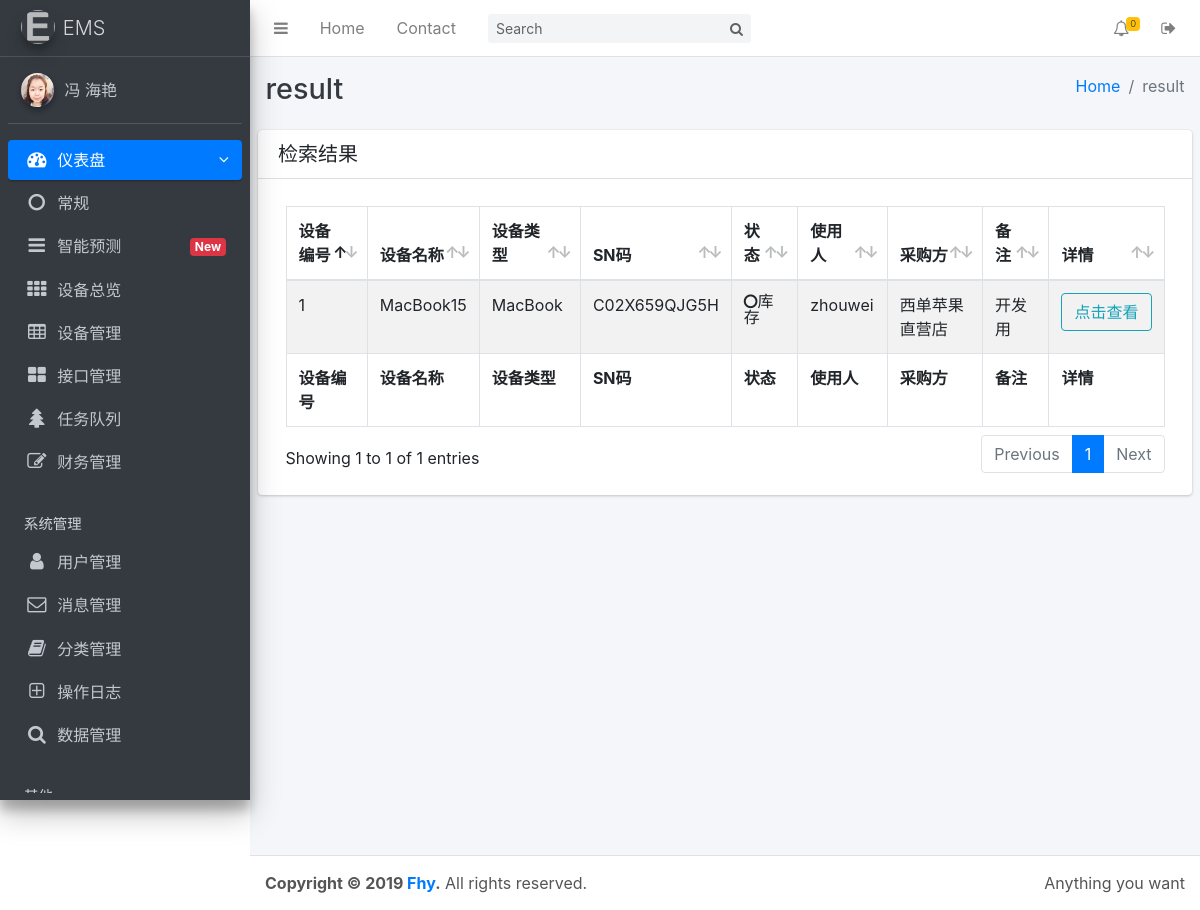
The page /result/?condition=unused (signed in) on the database as committed earlier.
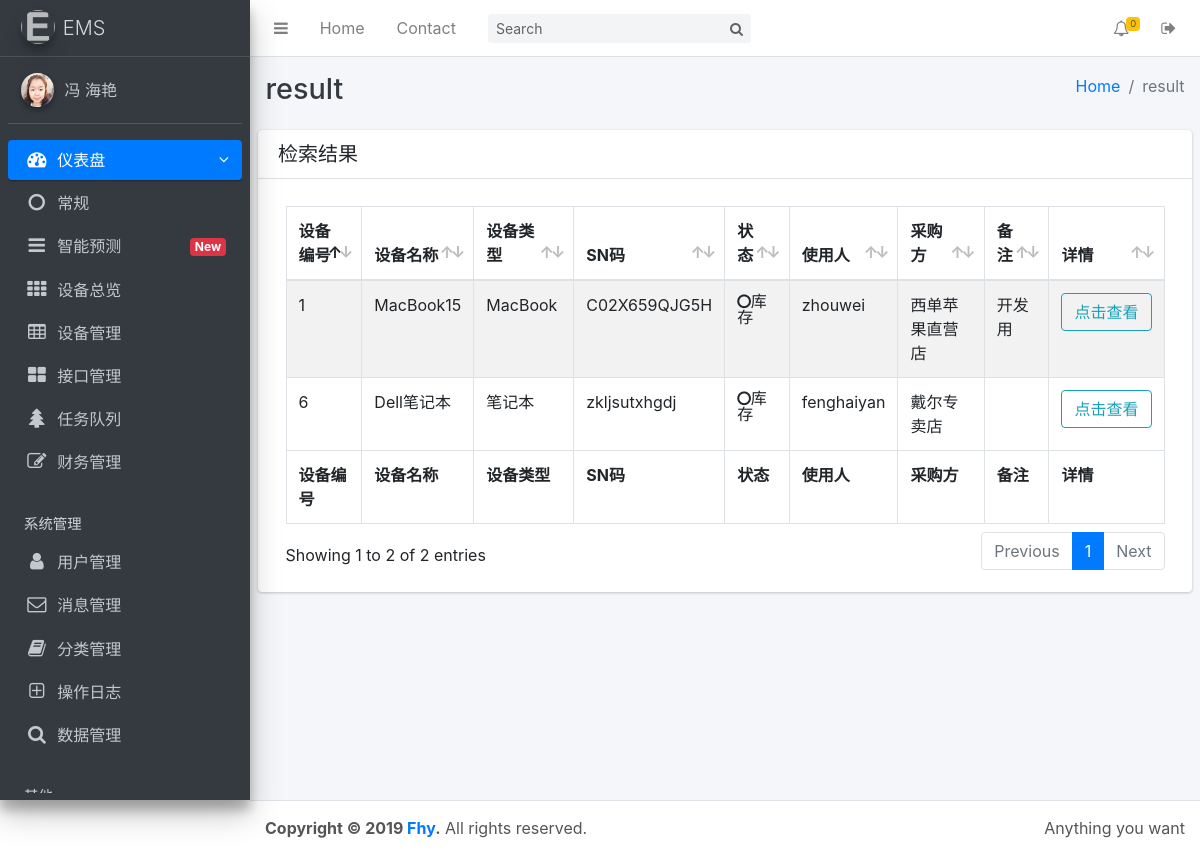
The same page on the database as committed later.
### ems/models.py (models this page shows, shortened)
class Equipment(models.Model):
    gender = (
        ('unused', "库存"),
        ('useing', "使用中"),
        ('fixing', "维修中"),
        ('scrap', "报废"),
        ('problem', "问题"),
        ('sell', "卖出"),
    )
    name = models.CharField(max_length=128, unique=True, verbose_name='设备名称')
    category = models.ForeignKey(
        'Category', on_delete=models.CASCADE, verbose_name='设备类别')
    sn = models.CharField(max_length=128, unique=True, verbose_name='SN码/序列号')
    brand = models.ForeignKey(
        'Brand', on_delete=models.CASCADE, default="", verbose_name='品牌')
    img = models.CharField(max_length=256, default="",
                           blank=True, verbose_name='图片地址')
    state = models.CharField(
        max_length=32, choices=gender, default="库存", verbose_name='状态')
    user = models.ForeignKey(
        'User', on_delete=models.CASCADE, blank=True, default="", null=True,
        verbose_name='使用人')
    remark = models.TextField(
        max_length=256, default="", blank=True, verbose_name='备注')
    procurement = models.ForeignKey(
        'Merchant', on_delete=models.CASCADE, default="", null=True, verbose_name='采购方')
    price_in = models.CharField(max_length=128, verbose_name='买入价格')
    price_out = models.CharField(
        max_length=128, blank=True, verbose_name='卖出价格')
    maintain = models.ForeignKey('Merchant', on_delete=models.CASCADE, default="null",
                                 blank=True, related_name="fixer", null=True, verbose_name='维修方')
    history = HistoricalRecords()
    c_time=models.DateTimeField(auto_now_add=True)
    class Meta:
        ordering=["-c_time"]
        verbose_name="设备"
        verbose_name_plural="设备"

class Category(models.Model):
    name = models.CharField(max_length=128, unique=True, verbose_name='类别')
    c_time = models.DateTimeField(auto_now_add=True)
    def __str__(self):
        return self.name
    class Meta:
        ordering = ["-c_time"]
        verbose_name = "分类"
        verbose_name_plural = "分类"

class User(models.Model):
    gender = (
        ('male', "男"),
        ('female', "女"),
    )
    departments = (
        ('it', "信息部"),
        ('hr', "人力部"),
        ('administrative', "行政部"),
        ('financial', "财务部"),
        ('manager', "总经办"),
        ('sales', "销售部"),
        ('market', "市场部"),
    )
    name = models.CharField(max_length=128, unique=True, verbose_name='用户名')
    full_name = models.CharField(max_length=128, default="", verbose_name='姓名')
    password = models.CharField(max_length=256, verbose_name='密码')
    email = models.EmailField(unique=True, verbose_name='邮件')
    phone = models.CharField(max_length=128, default="", verbose_name='电话')
    sex = models.CharField(max_length=32, choices=gender,
                           default="男", verbose_name='性别')
    department = models.CharField(
        max_length=32, choices=departments, default="", verbose_name='所属部门')
    c_time = models.DateTimeField(auto_now_add=True)
    def __str__(self):
        return self.name
    class Meta:
        ordering = ["-c_time"]
        verbose_name = "员工"
        verbose_name_plural = "员工"

class Merchant(models.Model):
    gender=(
        ('sell', "销售"),
        ('fixing', "维修"),
        ('recycle', "回收"),
    )
    name=models.CharField(max_length=128, unique=True, verbose_name='商户名称')
    phone=models.CharField(max_length=128, verbose_name='商户电话')
    contact=models.CharField(max_length=128, default="", verbose_name='联系人')
    email=models.CharField(max_length=256, default="",
                             blank=True, verbose_name='邮件地址')
    info=models.TextField(max_length=256, default="",
                            blank=True, verbose_name='店铺信息')
    type=models.CharField(max_length=32, choices=gender, default="")
    c_time=models.DateTimeField(auto_now_add=True)
    def __str__(self):
        return self.name
    class Meta:
        ordering=["-c_time"]
        verbose_name="商户"
        verbose_name_plural="商户"

### ems/views.py (the view)
# urls.py: url(r'^result/', views.result),
@login_required
def result(request):
    if request.method == "GET":
        condition = request.GET['condition']
        equs = models.Equipment.objects.filter(state=condition)
        return render(request, 'result.html', {'page': 'result', 'equs': equs})

### ems/templates/result.html (shortened to what this page needs)
{% extends 'base.html' %}
{% load staticfiles %}
{% block css %}
<link rel="stylesheet" href="{% static 'adminlte/css/ionicons.min.css' %}">
<link rel="stylesheet" href="{% static 'plugins/datatables/dataTables.bootstrap4.min.css' %}">
{% endblock %}
{% block content %}
<section class="content">
    <div class="row">
        <div class="col-12">
            <div class="card">
                <div class="card-header">
                    <h3 class="card-title">检索结果</h3>
                </div>
                <div class="card-body">
                    <table id="equipment-list" class="table table-bordered table-striped">
                        <thead>
                            <tr>
                                <th>设备编号</th>
                                <th>设备名称</th>
                                <th>设备类型</th>
                                <th>SN码</th>
                                <th>状态</th>
                                <th>使用人</th>
                                <th>采购方</th>
                                <th>备注</th>
                                <th>详情</th>
                            </tr>
                        </thead>
                        <tbody>
                            {% for equ in equs %}
                            <tr>
                                <td>{{ equ.id }}</td>
                                <td>{{ equ.name }}</td>
                                <td>{{ equ.category }}</td>
                                <td>{{ equ.sn }}</td>
                                {% if equ.state == "useing" %}
                                <td>
                                    <i class="nav-icon fa fa-circle-o text-success">使用中</i>
                                </td>
                                {% elif equ.state == "problem" %}
                                <td>
                                    <i class="nav-icon fa fa-circle-o text-warning">问题</i>
                                </td>
                                {% elif equ.state == "unused" %}
                                <td>
                                    <i class="nav-icon fa fa-circle-o text-default">库存</i>
                                </td>
                                {% elif equ.state == "scrap" %}
                                <td>
                                    <i class="nav-icon fa fa-circle-o text-danger">报废</i>
                                </td>
                                {% elif equ.state == "fixing" %}
                                <td>
                                    <i class="nav-icon fa fa-circle-o text-info">维修中</i>
                                </td>
                                {% endif %}
                                <td>{{ equ.user }}</td>
                                <td>{{ equ.procurement }}</td>
                                <td>{{ equ.remark }}</td>
                                <td>
                                    <a href="/detail/?sn={{ equ.sn }}">
                                        <button type="button" class="btn btn-block btn-outline-info">点击查看</button>
                                    </a>
                                </td>
                            </tr>
                            {% endfor %}
                        </tbody>
                        <tfoot>
                            <tr>
                                <th>设备编号</th>
                                <th>设备名称</th>
                                <th>设备类型</th>
                                <th>SN码</th>
                                <th>状态</th>
                                <th>使用人</th>
                                <th>采购方</th>
                                <th>备注</th>
                                <th>详情</th>
                            </tr>
                        </tfoot>
                    </table>
                </div>
            </div>
        </div>
    </div>
</section>
</div>
{% endblock %}

Rows that differ between the two databases and show on the page:
now on this page (row edited): Equipment: id "6", name "Dell笔记本", category "笔记本", sn "zkljsutxhgdj", state "库存", user "fenghaiyan", procurement "戴尔专卖店"
Other text that changed with them:
text written by a page script: "Showing 1 to 1 of 1 entries Previous 1 Next" → "Showing 1 to 2 of 2 entries Previous 1 Next"
